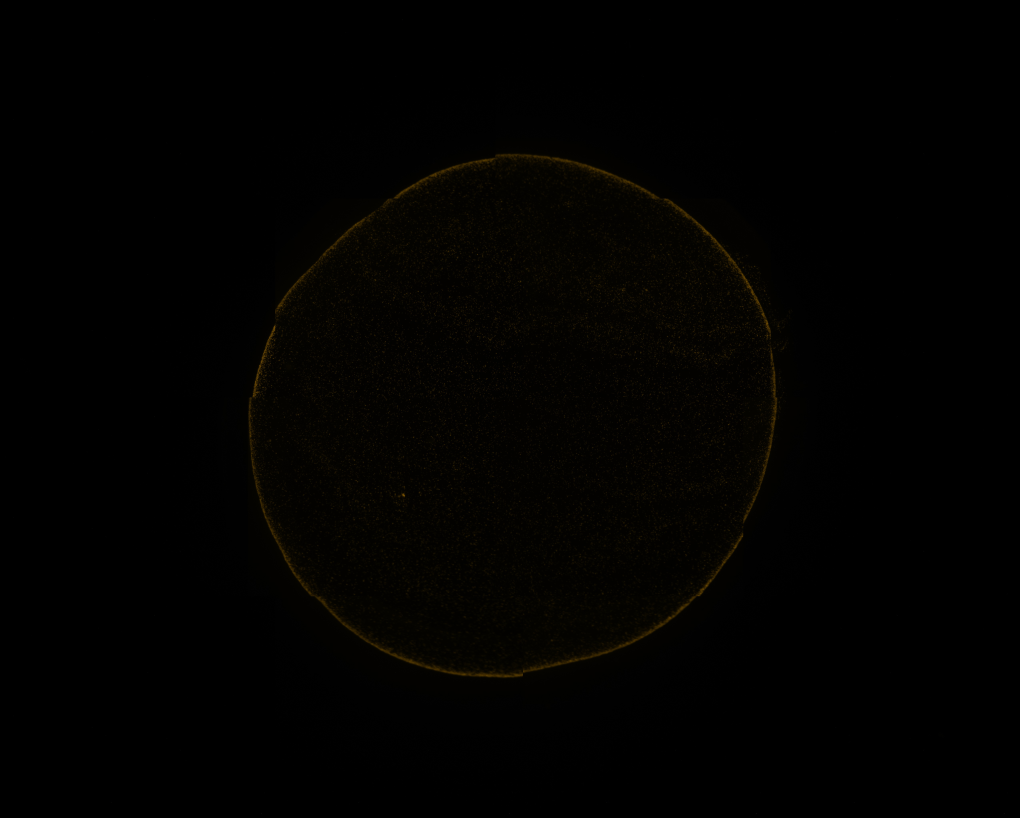
#> input picture MS_codes/Monoculture/Data/nov3_pad3_YFP/monoculture_nov3_pad3_22hr-02_s2t01_Cy3.jpg, 5096 x 4088 px, given in place of monoculture_nov3_pad3_22hr-02_s2t01.jpg, which was not available (shown at 1/5 size)
$ jupyter execute --allow-errors notebook1.ipynb   (older library calls are emulated)
#> lines starting #> are read from the running program, lines starting #| are printed output that depends on the picture; pictures that were not available may be replaced by others from this repository, and a replacement may not be noted
[cell 1]
import numpy as np
from PIL import Image
import matplotlib.pyplot as plt
from math import *
import time
import copy
import random
from matplotlib import animation
from IPython.display import HTML

[cell 2]
### RESETTING IMAGE RESOLUTION

umpp = 0.91 # um per pixel
time_i = 0 # initial time frame
time_f = 23 # final time frame
path = "Data/nov3_pad3_YFP/monoculture_nov3_pad3_22hr-02_s2t" # file name until timestamp
fc = "Cy3" # fluorescent channel name

nump = 50 # number of pixels to combine when resizing
dx = nump*umpp

dthr = 1 # time interval between frames in hr

# Import images

Phase = []
FC = []

t = time_i+1

im = np.array(Image.open(path+str(t).zfill(2)+".jpg").convert('L'))
Ly = len(im)
#> Ly = 4088
Lx = len(im[0])
#> Lx = 5096

Ly_new = int(Ly/nump)
#> Ly_new = 81
Lx_new = int(Lx/nump)
#> Lx_new = 101

size = Lx_new, Ly_new
#> size = (101, 81)
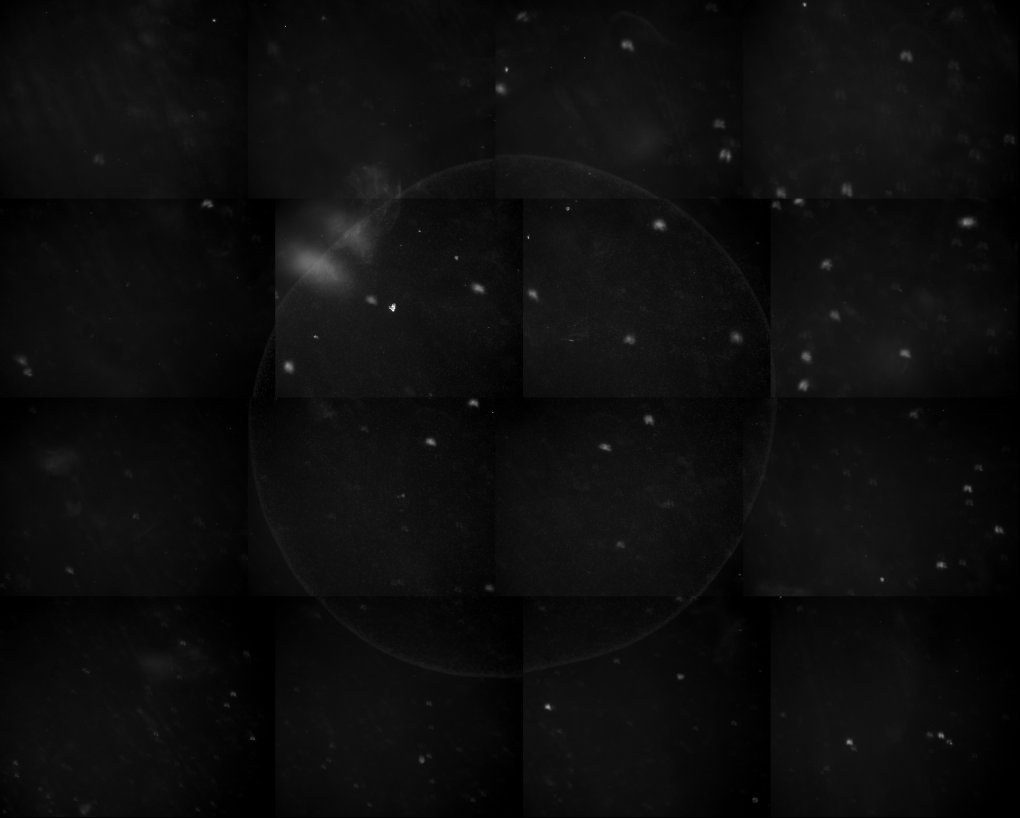
#> input picture MS_codes/Monoculture/Data/nov3_pad3_YFP/monoculture_nov3_pad3_22hr-02_s2t01_Phase.jpg, 5096 x 4088 px (shown at 1/5 size)

def resolve_down(im, factor):
#> called with factor = 50
    Lx, Ly = im.size
#> Lx = 5096; Ly = 4088

    LR_off = Lx%factor
#> LR_off = 46
    L_off = int(LR_off/2)
#> L_off = 23
    R_off = Lx-LR_off+L_off
#> R_off = 5073
    TB_off = Ly%factor
#> TB_off = 38
    T_off = int(TB_off/2)
#> T_off = 19
    B_off = Ly-TB_off+T_off
#> B_off = 4069

    im1 = np.array(im.crop((L_off, T_off, R_off, B_off)))

    new = []
    for a in im1:
        b = a.reshape(-1, factor).mean(axis=1)
        new.append(b)
#> after the loop, new = 4050 items
    new = np.array(new).T
    neww = []
    for a in new:
        b = a.reshape(-1, factor).mean(axis=1)
        neww.append(b)
#> this loop made 101 passes
#> after the loop, neww = 101 items
    newww = np.array(neww).T
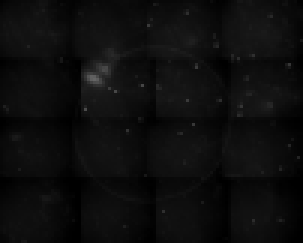
#> newww: shape (81, 101) float64 (shown 3 times larger); min 0, max 101.4, mean 13.6

    return newww

#> (the rest of this cell did not finish here and is left out)

#> call 2 of resolve_down, with factor = 50
#> the loop in resolve_down (call 2), `for a in new:` made 101 passes
#> in resolve_down (call 2), `newww = np.array(neww).T`:
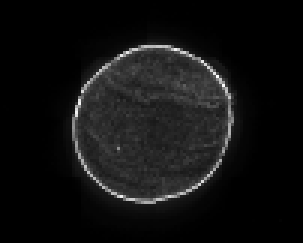
#> newww: shape (81, 101) float64 (shown 3 times larger); min 0, max 23.21, mean 1.6; drawn with min black and max white
#> pass 2 of the loop `while t<time_f:`:
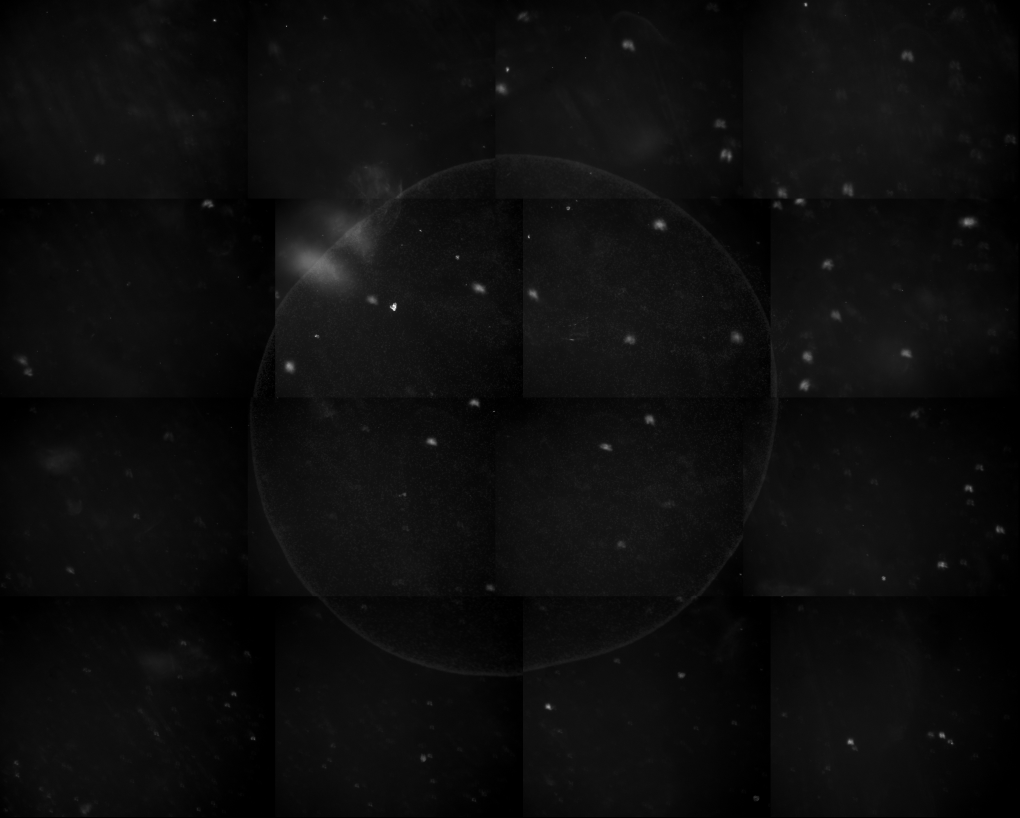
#> input picture MS_codes/Monoculture/Data/nov3_pad3_YFP/monoculture_nov3_pad3_22hr-02_s2t02_Phase.jpg, 5096 x 4088 px (shown at 1/5 size)
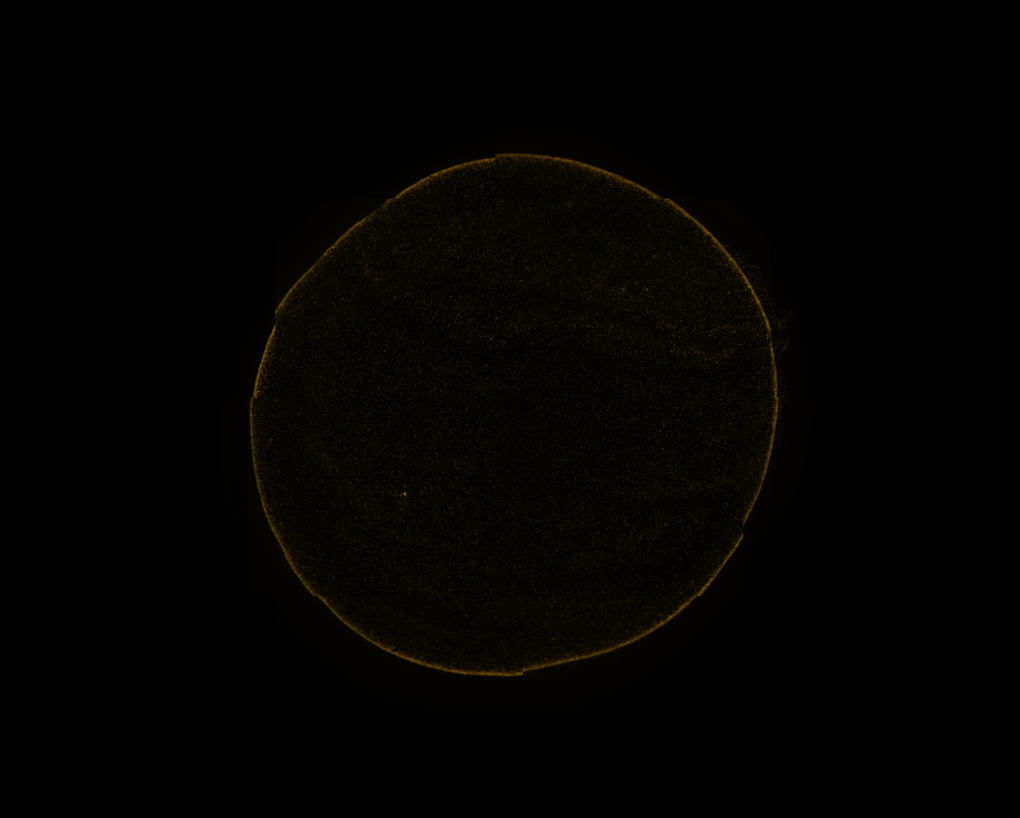
#> input picture MS_codes/Monoculture/Data/nov3_pad3_YFP/monoculture_nov3_pad3_22hr-02_s2t02_Cy3.jpg, 5096 x 4088 px (shown at 1/5 size)
#> the loop in resolve_down (call 4), `for a in new:` made 101 passes
#> in resolve_down (call 4), `newww = np.array(neww).T`:
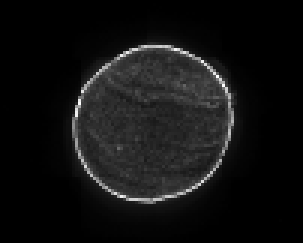
#> newww: shape (81, 101) float64 (shown 3 times larger); min 0, max 31.25, mean 2.2; drawn with min black and max white
    #imf_resized = np.array(imf.resize(size, Image.ANTIALIAS)).astype(np.float32)

    Phase.append(imp_resized)
    FC.append(imf_resized)
    t+=1

Phase = np.array(Phase)
FC = np.array(FC)

[cell 3]
## STARTING MODEL PARAMETERS and step size bounds

# Cell

mu = 0.0000489        # max growth rate of strain 1 (in 1/sec)
#> mu = 4.89e-05
step_mu = 0.05/3600

Rhf = 291              # cell density for half pressure (in pixel intensity)
step_Rhf = 5

Qhf = 77              # cell density for half pressure (in pixel intensity)
step_Qhf = 5

Phf = 173              # cell density for half acceptance (in pixel intensity)
step_Phf = 5

Y = 53               # biomass yield (in pixel intensity per unit S0)
step_Y = 5

# Glucose
log10Ks = -1.93          # rate of nutrient consumption by Monod kinetics (in unit log10S0)
step_log10Ks = 0.1

# Diffusion
DC = 3178             # spreading coefficient of cells (in um^2)
step_DC = 50

DS = 435              # diffusion coefficient of glucose (in um^2/sec)
step_DS = 50

# Initial condition
S0 = 1                # glucose concentration in feed medium

Parameters = [mu, Qhf, Phf, Y, log10Ks, DC, DS]
#> Parameters = [4.89e-05, 77, 173, 53, -1.93, 3178, 435]
steps = [step_mu, step_Qhf, step_Phf, step_Y, step_log10Ks, step_DC, step_DS]
idx_ex = [4] # index of parameter that need not be non-negative

[cell 4]
## GRADIENT FUNCTIONS

# [59 lines left out: functions grad_vec_field, plot_vec_field, nbr_sum, discrete_laplacian, divide, not called in this run]

def update(C, S, Parameters):

    k, mu, Rhf, Qhf, Phf, Y, Ks, DC, DS = tuple(Parameters)

    R = C/(Rhf+C)
    Q = C/(Qhf+C)
    P = Phf/(Phf+C)

    Sdiff = res*DS*discrete_laplacian(S) - dt*mu*C*divide(S,Y*(Ks+S))
    Cdiff = dt*mu*(1-R)*C*S/(Ks+S) + res*DC*mu*(P*nbr_sum(C*Q*S/(Ks+S)) - Q*C*S*nbr_sum(P)/(Ks+S))

    C += Cdiff
    S += Sdiff
    # Remove negative values
    S[S < 0] = 0

    # Reflecting boundaries

    C[0,:], S[0,:] = C[1,:], S[1,:]          # top
    C[-1,:], S[-1,:] = C[-2,:], S[-2,:] # bottom
    C[:,0], S[:,0] = C[:,1], S[:,1]         # left
    C[:,-1], S[:,-1] = C[:,-2], S[:,-2]  # right

    return C, S

def get_error(Phase, FC, Parameters):

    k = Parameters[0]
#> k = 4.89e-05
    # Initialize
    C = copy.deepcopy(FC[0])*k
    C -= threshold
    C[C<0]=0
#> C: shape (81, 101) float64; every value is 0
    S = np.ones((Ly_new,Lx_new))

    # Simulate

    update_every = dthr*3600 # number of time steps after which data is stored
    C_time = []
    S_time = []

    start = time.time()

    for tt in range(T):
        if tt%update_every == 0:
            C_time.append(C.copy())
            S_time.append(S.copy())
        C, S = update(C, S, Parameters)
#> S: shape (81, 101) float64; every value is 1
#> after the loop, C_time = 1 item; S_time = 1 item

    stop = time.time()

    error_int = 0
    error_grad = 0

    t = time_i

    while t<time_f-2:
        xx, yy, DxO, DyO = grad_vec_field(Phase, t, Lx_new, Ly_new, dx)
        xx, yy, DxP, DyP = grad_vec_field(C_time, t, Lx_new, Ly_new, dx)

        error_int += np.sum((C_time[t]-Phase[t])**2)
        error_grad += np.sum((DxP-DxO)**2 + (DyP-DyO)**2)
        t+=1

    return(error_int, error_grad)

# [9 lines left out: function cap_par, not called in this run]

[cell 5]
### SIMULATED ANNEALING PARAMETERS

# coefficient of error formula
lam = 10**3

# Number of iterations of simated annealing
an_steps = 1000

# Initial temperature
maxTemp = 5*10**-4

### SIMULATION PARAMETERS
# threshold
threshold = 1 # number to subtract from all pixels of the image used as initial condition for simulation

# Time Resolution in sec
dt = 1
# Time steps
T = int((time_f-1)*dthr*3600)

res = dt/dx**2

print("Simulation time is", dt*T, "seconds \n dt =", dt, "seconds")
print("dt / dx^2 = ", res)

[cell 6]
iter = 0
Parameters = np.array(Parameters)
errors = []
Temps = []
Parameters_dat = []

#> (the rest of this cell did not finish here and is left out)

[cell 7]
plt.plot(np.sqrt(np.array(errors)))
#> (this line was passed over: IPython is not available in this run)
plt.grid()
#> (this line was passed over: IPython is not available in this run)
plt.ylabel('log10 Error')
#> (this line was passed over: IPython is not available in this run)
plt.xlabel('Iteration')
#> (this line was passed over: IPython is not available in this run)

[cell 8]
plt.plot(np.log10(np.sqrt(np.array(errors))))
#> (this line was passed over: IPython is not available in this run)
plt.grid()
#> (this line was passed over: IPython is not available in this run)
plt.ylabel('log10 Error')
#> (this line was passed over: IPython is not available in this run)
